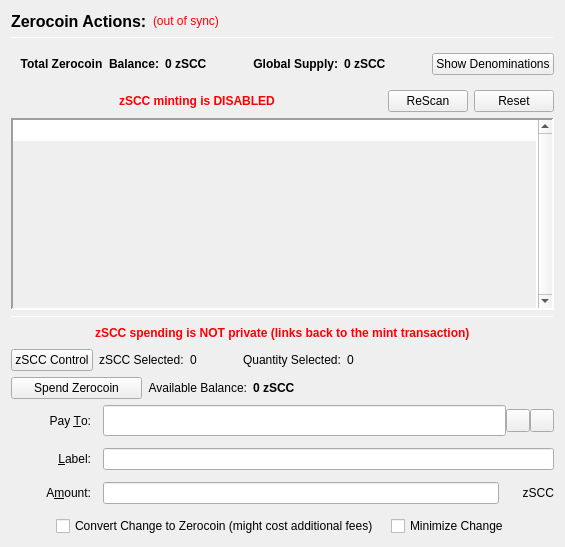
                  <widget class="QFrame" name="verticalFrameLeft">
                   <layout class="QVBoxLayout" name="verticalLayout_2">
                    <item>
                     <layout class="QVBoxLayout" name="verticalLayout_3">
                      <item>
                       <layout class="QHBoxLayout" name="horizontalLayout_3">
                        <item>
                         <widget class="QLabel" name="labelzSCCActions">
                          <property name="font">
                           <font>
                            <pointsize>12</pointsize>
                            <weight>75</weight>
                            <bold>true</bold>
                           </font>
                          </property>
                          <property name="text">
                           <string>Zerocoin Actions:</string>
                          </property>
                          <property name="alignment">
                           <set>Qt::AlignLeading|Qt::AlignLeft|Qt::AlignVCenter</set>
                          </property>
                         </widget>
                        </item>
                        <item>
                         <widget class="QLabel" name="labelzSCCSyncStatus">
                          <property name="toolTip">
                           <string>The displayed information may be out of date. Your wallet automatically synchronizes with the STAKECUBE network after a connection is established, but this process has not completed yet.</string>
                          </property>
                          <property name="styleSheet">
                           <string notr="true">QLabel { color: red; }</string>
                          </property>
                          <property name="text">
                           <string notr="true">(out of sync)</string>
                          </property>
                          <property name="alignment">
                           <set>Qt::AlignLeading|Qt::AlignLeft|Qt::AlignVCenter</set>
                          </property>
                         </widget>
                        </item>
                        <item>
                         <spacer name="horizontalSpacer">
                          <property name="orientation">
                           <enum>Qt::Horizontal</enum>
                          </property>
                          <property name="sizeHint" stdset="0">
                           <size>
                            <width>40</width>
                            <height>20</height>
                           </size>
                          </property>
                         </spacer>
                        </item>
                       </layout>
                      </item>
                      <item>
                       <widget class="Line" name="lineUpperLeft">
                        <property name="minimumSize">
                         <size>
                          <width>0</width>
                          <height>1</height>
                         </size>
                        </property>
                        <property name="maximumSize">
                         <size>
                          <width>16777215</width>
                          <height>1</height>
                         </size>
                        </property>
                        <property name="frameShadow">
                         <enum>QFrame::Sunken</enum>
                        </property>
                        <property name="orientation">
                         <enum>Qt::Horizontal</enum>
                        </property>
                       </widget>
                      </item>
                      <item>
                       <widget class="QFrame" name="balanceSupplyFrame">
                        <layout class="QHBoxLayout" name="horizontalLayout_2" stretch="0,0,0,1,0">
                         <property name="rightMargin">
                          <number>0</number>
                         </property>
                         <item>
                          <layout class="QHBoxLayout" name="horizontalLayout_34">
                           <item>
                            <widget class="QLabel" name="labelzAvailableText_3">
                             <property name="font">
                              <font>
                               <weight>75</weight>
                               <bold>true</bold>
                              </font>
                             </property>
                             <property name="toolTip">
                              <string>Total Balance including unconfirmed and immature zSCC</string>
                             </property>
                             <property name="text">
                              <string>Total Zerocoin  Balance:</string>
                             </property>
                             <property name="alignment">
                              <set>Qt::AlignRight|Qt::AlignTrailing|Qt::AlignVCenter</set>
                             </property>
                            </widget>
                           </item>
                           <item>
                            <widget class="QLabel" name="labelzAvailableAmount_4">
                             <property name="minimumSize">
                              <size>
                               <width>40</width>
                               <height>0</height>
                              </size>
                             </property>
                             <property name="font">
                              <font>
                               <weight>75</weight>
                               <bold>true</bold>
                              </font>
                             </property>
                             <property name="toolTip">
                              <string>Total Balance including unconfirmed and immature zSCC</string>
                             </property>
                             <property name="text">
                              <string>0 zSCC</string>
                             </property>
                             <property name="alignment">
                              <set>Qt::AlignLeading|Qt::AlignLeft|Qt::AlignVCenter</set>
                             </property>
                            </widget>
                           </item>
                          </layout>
                         </item>
                         <item>
                          <spacer name="horizontalSpacer_32">
                           <property name="orientation">
                            <enum>Qt::Horizontal</enum>
                           </property>
                           <property name="sizeHint" stdset="0">
                            <size>
                             <width>40</width>
                             <height>20</height>
                            </size>
                           </property>
                          </spacer>
                         </item>
                         <item>
                          <layout class="QHBoxLayout" name="horizontalLayout_35">
                           <item>
                            <widget class="QLabel" name="labelZsupplyText_2">
                             <property name="font">
                              <font>
                               <weight>75</weight>
                               <bold>true</bold>
                              </font>
                             </property>
                             <property name="text">
                              <string>Global Supply:</string>
                             </property>
                             <property name="alignment">
                              <set>Qt::AlignRight|Qt::AlignTrailing|Qt::AlignVCenter</set>
                             </property>
                            </widget>
                           </item>
                           <item>
                            <widget class="QLabel" name="labelZsupplyAmount_2">
                             <property name="font">
                              <font>
                               <weight>75</weight>
                               <bold>true</bold>
                              </font>
                             </property>
                             <property name="text">
                              <string>0 zSCC</string>
                             </property>
                            </widget>
                           </item>
                          </layout>
                         </item>
                         <item>
                          <spacer name="horizontalSpacer_31">
                           <property name="orientation">
                            <enum>Qt::Horizontal</enum>
                           </property>
                           <property name="sizeHint" stdset="0">
                            <size>
                             <width>40</width>
                             <height>20</height>
                            </size>
                           </property>
                          </spacer>
                         </item>
                         <item>
                          <widget class="QPushButton" name="pushButtonShowDenoms">
                           <property name="toolTip">
                            <string>Show zSCC denominations list</string>
                           </property>
                           <property name="text">
                            <string>Show Denominations</string>
                           </property>
                          </widget>
                         </item>
                        </layout>
                       </widget>
                      </item>
                      <item>
                       <layout class="QHBoxLayout" name="horizontalLayout_4">
                        <item>
                         <spacer name="horizontalSpacer_2">
                          <property name="orientation">
                           <enum>Qt::Horizontal</enum>
                          </property>
                          <property name="sizeHint" stdset="0">
                           <size>
                            <width>40</width>
                            <height>20</height>
                           </size>
                          </property>
                         </spacer>
                        </item>
                        <item>
                         <widget class="QLabel" name="label">
                          <property name="styleSheet">
                           <string notr="true">color: red;
font-weight: bold;</string>
                          </property>
                          <property name="text">
                           <string>zSCC minting is DISABLED</string>
                          </property>
                         </widget>
                        </item>
                        <item>
                         <spacer name="horizontalSpacer_3">
                          <property name="orientation">
                           <enum>Qt::Horizontal</enum>
                          </property>
                          <property name="sizeHint" stdset="0">
                           <size>
                            <width>40</width>
                            <height>20</height>
                           </size>
                          </property>
                         </spacer>
                        </item>
                        <item>
                         <widget class="QPushButton" name="pushButtonMintReset">
                          <property name="maximumSize">
                           <size>
                            <width>80</width>
                            <height>16777215</height>
                           </size>
                          </property>
                          <property name="toolTip">
                           <string>Rescan the complete blockchain for  Zerocoin mints and their meta-data.</string>
                          </property>
                          <property name="text">
                           <string>ReScan</string>
                          </property>
                         </widget>
                        </item>
                        <item>
                         <widget class="QPushButton" name="pushButtonSpentReset">
                          <property name="maximumSize">
                           <size>
                            <width>80</width>
                            <height>16777215</height>
                           </size>
                          </property>
                          <property name="toolTip">
                           <string>Reset Zerocoin Wallet DB. Deletes transactions that did not make it into the blockchain.</string>
                          </property>
                          <property name="text">
                           <string>Reset</string>
                          </property>
                         </widget>
                        </item>
                       </layout>
                      </item>
                      <item>
                       <widget class="QPlainTextEdit" name="TEMintStatus">
                        <property name="font">
                         <font>
                          <pointsize>8</pointsize>
                         </font>
                        </property>
                        <property name="toolTip">
                         <string>Status and/or Mesages from the last Mint Action.</string>
                        </property>
                        <property name="frameShape">
                         <enum>QFrame::Panel</enum>
                        </property>
                        <property name="frameShadow">
                         <enum>QFrame::Sunken</enum>
                        </property>
                        <property name="lineWidth">
                         <number>2</number>
                        </property>
                        <property name="midLineWidth">
                         <number>2</number>
                        </property>
                        <property name="verticalScrollBarPolicy">
                         <enum>Qt::ScrollBarAlwaysOn</enum>
                        </property>
                        <property name="horizontalScrollBarPolicy">
                         <enum>Qt::ScrollBarAlwaysOff</enum>
                        </property>
                        <property name="readOnly">
                         <bool>true</bool>
                        </property>
                        <property name="plainText">
                         <string notr="true"/>
                        </property>
                        <property name="backgroundVisible">
                         <bool>true</bool>
                        </property>
                       </widget>
                      </item>
                      <item>
                       <widget class="Line" name="line">
                        <property name="minimumSize">
                         <size>
                          <width>0</width>
                          <height>1</height>
                         </size>
                        </property>
                        <property name="maximumSize">
                         <size>
                          <width>16777215</width>
                          <height>1</height>
                         </size>
                        </property>
                        <property name="orientation">
                         <enum>Qt::Horizontal</enum>
                        </property>
                       </widget>
                      </item>
                      <item>
                       <layout class="QHBoxLayout" name="horizontalLayout_7">
                        <item>
                         <spacer name="horizontalSpacer_18">
                          <property name="orientation">
                           <enum>Qt::Horizontal</enum>
                          </property>
                          <property name="sizeHint" stdset="0">
                           <size>
                            <width>40</width>
                            <height>20</height>
                           </size>
                          </property>
                         </spacer>
                        </item>
                        <item>
                         <widget class="QLabel" name="label_2">
                          <property name="styleSheet">
                           <string notr="true">color: red;
font-weight: bold;</string>
                          </property>
                          <property name="text">
                           <string>zSCC spending is NOT private (links back to the mint transaction)</string>
                          </property>
                         </widget>
                        </item>
                        <item>
                         <spacer name="horizontalSpacer_30">
                          <property name="orientation">
                           <enum>Qt::Horizontal</enum>
                          </property>
                          <property name="sizeHint" stdset="0">
                           <size>
                            <width>40</width>
                            <height>20</height>
                           </size>
                          </property>
                         </spacer>
                        </item>
                       </layout>
                      </item>
                      <item>
                       <layout class="QHBoxLayout" name="horizontalLayout_24">
                        <property name="leftMargin">
                         <number>0</number>
                        </property>
                        <property name="bottomMargin">
                         <number>0</number>
                        </property>
                        <item>
                         <widget class="QPushButton" name="pushButtonZSccControl">
                          <property name="text">
                           <string>zSCC Control</string>
                          </property>
                         </widget>
                        </item>
                        <item>
                         <widget class="QLabel" name="labelzSccSelected">
                          <property name="text">
                           <string>zSCC Selected:</string>
                          </property>
                         </widget>
                        </item>
                        <item>
                         <widget class="QLabel" name="labelzSccSelected_int">
                          <property name="text">
                           <string>0</string>
                          </property>
                         </widget>
                        </item>
                        <item>
                         <spacer name="horizontalSpacer_17">
                          <property name="orientation">
                           <enum>Qt::Horizontal</enum>
                          </property>
                          <property name="sizeType">
                           <enum>QSizePolicy::Fixed</enum>
                          </property>
                          <property name="sizeHint" stdset="0">
                           <size>
                            <width>40</width>
                            <height>20</height>
                           </size>
                          </property>
                         </spacer>
                        </item>
                        <item>
                         <widget class="QLabel" name="labelQuantitySelected">
                          <property name="text">
                           <string>Quantity Selected:</string>
                          </property>
                         </widget>
                        </item>
                        <item>
                         <widget class="QLabel" name="labelQuantitySelected_int">
                          <property name="text">
                           <string>0</string>
                          </property>
                         </widget>
                        </item>
                        <item>
                         <spacer name="horizontalSpacer_19">
                          <property name="orientation">
                           <enum>Qt::Horizontal</enum>
                          </property>
                          <property name="sizeHint" stdset="0">
                           <size>
                            <width>40</width>
                            <height>20</height>
                           </size>
                          </property>
                         </spacer>
                        </item>
                       </layout>
                      </item>
                      <item>
                       <layout class="QHBoxLayout" name="horizontalLayout_6">
                        <item>
                         <widget class="QPushButton" name="pushButtonSpendzSCC">
                          <property name="minimumSize">
                           <size>
                            <width>131</width>
                            <height>0</height>
                           </size>
                          </property>
                          <property name="toolTip">
                           <string>Spend Zerocoin. Without 'Pay To:' address creates payments to yourself.</string>
                          </property>
                          <property name="text">
                           <string>Spend Zerocoin</string>
                          </property>
                         </widget>
                        </item>
                        <item>
                         <widget class="QLabel" name="labelzSCCBalanceText">
                          <property name="toolTip">
                           <string>Available (mature and spendable) zSCC for spending</string>
                          </property>
                          <property name="text">
                           <string>Available Balance:</string>
                          </property>
                          <property name="alignment">
                           <set>Qt::AlignRight|Qt::AlignTrailing|Qt::AlignVCenter</set>
                          </property>
                         </widget>
                        </item>
                        <item>
                         <widget class="QLabel" name="labelzAvailableAmount_2">
                          <property name="font">
                           <font>
                            <weight>75</weight>
                            <bold>true</bold>
                           </font>
                          </property>
                          <property name="toolTip">
                           <string>Available (mature and spendable) zSCC for spending

zSCC are mature when they have more than 20 confirmations AND more than 2 mints of the same denomination after them were minted</string>
                          </property>
                          <property name="text">
                           <string>0 zSCC</string>
                          </property>
                          <property name="alignment">
                           <set>Qt::AlignLeading|Qt::AlignLeft|Qt::AlignVCenter</set>
                          </property>
                         </widget>
                        </item>
                        <item>
                         <spacer name="horizontalSpacer_4">
                          <property name="orientation">
                           <enum>Qt::Horizontal</enum>
                          </property>
                          <property name="sizeHint" stdset="0">
                           <size>
                            <width>40</width>
                            <height>20</height>
                           </size>
                          </property>
                         </spacer>
                        </item>
                       </layout>
                      </item>
                      <item>
                       <layout class="QGridLayout" name="gridLayout_7">
                        <property name="spacing">
                         <number>12</number>
                        </property>
                        <item row="0" column="0">
                         <widget class="QLabel" name="payToLabel">
                          <property name="minimumSize">
                           <size>
                            <width>80</width>
                            <height>0</height>
                           </size>
                          </property>
                          <property name="text">
                           <string>Pay &amp;To:</string>
                          </property>
                          <property name="alignment">
                           <set>Qt::AlignRight|Qt::AlignTrailing|Qt::AlignVCenter</set>
                          </property>
                          <property name="buddy">
                           <cstring>payTo</cstring>
                          </property>
                         </widget>
                        </item>
                        <item row="0" column="1">
                         <layout class="QHBoxLayout" name="payToLayout">
                          <property name="spacing">
                           <number>0</number>
                          </property>
                          <item>
                           <widget class="QValidatedLineEdit" name="payTo">
                            <property name="enabled">
                             <bool>true</bool>
                            </property>
                            <property name="minimumSize">
                             <size>
                              <width>0</width>
                              <height>31</height>
                             </size>
                            </property>
                            <property name="toolTip">
                             <string>The STAKECUBE address to send the payment to. Creates local payment to yourself when empty.</string>
                            </property>
                           </widget>
                          </item>
                          <item>
                           <widget class="QToolButton" name="addressBookButton">
                            <property name="toolTip">
                             <string>Choose previously used address</string>
                            </property>
                            <property name="text">
                             <string/>
                            </property>
                            <property name="icon">
                             <iconset resource="../stakecube.qrc">
                              <normaloff>:/icons/address-book</normaloff>:/icons/address-book</iconset>
                            </property>
                            <property name="shortcut">
                             <string>Alt+A</string>
                            </property>
                           </widget>
                          </item>
                          <item>
                           <widget class="QToolButton" name="pasteButton">
                            <property name="toolTip">
                             <string>Paste address from clipboard</string>
                            </property>
                            <property name="text">
                             <string/>
                            </property>
                            <property name="icon">
                             <iconset resource="../stakecube.qrc">
                              <normaloff>:/icons/editpaste</normaloff>:/icons/editpaste</iconset>
                            </property>
                            <property name="shortcut">
                             <string>Alt+P</string>
                            </property>
                           </widget>
                          </item>
                         </layout>
                        </item>
                        <item row="1" column="0">
                         <widget class="QLabel" name="labelLabel">
                          <property name="minimumSize">
                           <size>
                            <width>80</width>
                            <height>0</height>
                           </size>
                          </property>
                          <property name="text">
                           <string>&amp;Label:</string>
                          </property>
                          <property name="alignment">
                           <set>Qt::AlignRight|Qt::AlignTrailing|Qt::AlignVCenter</set>
                          </property>
                          <property name="buddy">
                           <cstring>addAsLabel</cstring>
                          </property>
                         </widget>
                        </item>
                        <item row="1" column="1">
                         <widget class="QLineEdit" name="addAsLabel">
                          <property name="toolTip">
                           <string>Enter a label for this address to add it to the list of used addresses</string>
                          </property>
                         </widget>
                        </item>
                        <item row="2" column="0">
                         <widget class="QLabel" name="amountLabel">
                          <property name="minimumSize">
                           <size>
                            <width>80</width>
                            <height>0</height>
                           </size>
                          </property>
                          <property name="text">
                           <string>A&amp;mount:</string>
                          </property>
                          <property name="alignment">
                           <set>Qt::AlignRight|Qt::AlignTrailing|Qt::AlignVCenter</set>
                          </property>
                          <property name="buddy">
                           <cstring>zSCCpayAmount</cstring>
                          </property>
                         </widget>
                        </item>
                        <item row="2" column="1">
                         <layout class="QHBoxLayout" name="horizontalLayout_9">
                          <property name="spacing">
                           <number>0</number>
                          </property>
                          <item>
                           <widget class="QLineEdit" name="zSCCpayAmount"/>
                          </item>
                          <item>
                           <widget class="QLabel" name="labelzSCC">
                            <property name="minimumSize">
                             <size>
                              <width>55</width>
                              <height>0</height>
                             </size>
                            </property>
                            <property name="text">
                             <string>zSCC</string>
                            </property>
                            <property name="alignment">
                             <set>Qt::AlignRight|Qt::AlignTrailing|Qt::AlignVCenter</set>
                            </property>
                           </widget>
                          </item>
                         </layout>
                        </item>
                        <item row="3" column="0" colspan="2">
                         <layout class="QHBoxLayout" name="horizontalLayout_10">
                          <item>
                           <spacer name="horizontalSpacer_5">
                            <property name="orientation">
                             <enum>Qt::Horizontal</enum>
                            </property>
                            <property name="sizeHint" stdset="0">
                             <size>
                              <width>40</width>
                              <height>20</height>
                             </size>
                            </property>
                           </spacer>
                          </item>
                          <item>
                           <widget class="QCheckBox" name="checkBoxMintChange">
                            <property name="sizePolicy">
                             <sizepolicy hsizetype="MinimumExpanding" vsizetype="Fixed">
                              <horstretch>0</horstretch>
                              <verstretch>0</verstretch>
                             </sizepolicy>
                            </property>
                            <property name="layoutDirection">
                             <enum>Qt::LeftToRight</enum>
                            </property>
                            <property name="text">
                             <string>Convert Change to Zerocoin (might cost additional fees)</string>
                            </property>
                           </widget>
                          </item>
                          <item>
                           <widget class="QCheckBox" name="checkBoxMinimizeChange">
                            <property name="toolTip">
                             <string>If checked, the wallet tries to minimize the returning change instead of minimizing the number of spent denominations.</string>
                            </property>
                            <property name="text">
                             <string>Minimize Change</string>
                            </property>
                           </widget>
                          </item>
                          <item>
                           <spacer name="horizontalSpacer_6">
                            <property name="orientation">
                             <enum>Qt::Horizontal</enum>
                            </property>
                            <property name="sizeHint" stdset="0">
                             <size>
                              <width>40</width>
                              <height>20</height>
                             </size>
                            </property>
                           </spacer>
                          </item>
                         </layout>
                        </item>
                       </layout>
                      </item>
                     </layout>
                    </item>
                   </layout>
                  </widget>
